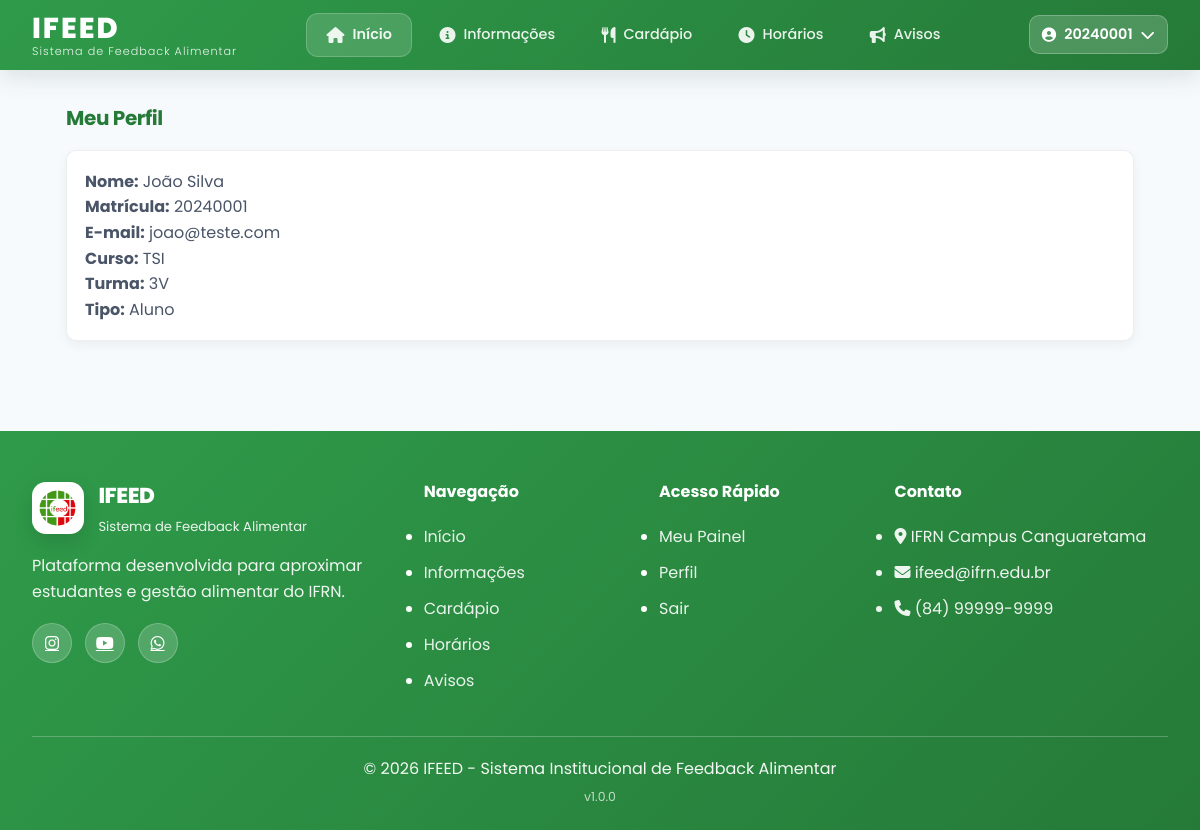
Page /perfil/ (signed in) on the committed database.
### core/models.py (models this page shows, shortened)
class Usuario(AbstractUser):
    TIPO_CHOICES = [
        ('ALUNO', 'Aluno'),
        ('ADMIN', 'Administrador'),
    ]
    matricula = models.CharField('Matrícula', max_length=20, primary_key=True)
    nome_completo = models.CharField('Nome Completo', max_length=150)
    curso = models.CharField('Curso', max_length=100)
    turma = models.CharField('Turma', max_length=50)
    tipo_usuario = models.CharField('Tipo de Usuário', max_length=10, choices=TIPO_CHOICES, default='ALUNO')
    groups = models.ManyToManyField(
        'auth.Group',
        blank=True,
        related_name='usuario_set_custom'
    )
    user_permissions = models.ManyToManyField(
        'auth.Permission',
        blank=True,
        related_name='usuario_permissions_set_custom'
    )
    USERNAME_FIELD = 'matricula'
    REQUIRED_FIELDS = ['nome_completo', 'email']
    class Meta:
        verbose_name = 'Usuário'
        verbose_name_plural = 'Usuários'
        ordering = ['nome_completo']
    @property
    def is_admin_ifeed(self):
        return self.tipo_usuario == 'ADMIN' or self.is_staff or self.is_superuser

### core/views.py (the view)
# urls.py: path('perfil/', views.perfil_view, name='perfil'),
@login_required
def perfil_view(request):
    return render(request, 'perfil.html')

### templates/perfil.html (shortened to what this page needs)
{% extends 'base.html' %}
{% load static %}
{% block extra_css %}
    <link rel="stylesheet" href="{% static 'estilos/aluno.css' %}">
{% endblock %}
{% block content %}
<main class="aluno-main">
    <section class="recent-reviews">
        <h2>Meu Perfil</h2>
        <article class="review-card">
            <p><strong>Nome:</strong> {{ user.nome_completo }}</p>
            <p><strong>Matrícula:</strong> {{ user.matricula }}</p>
            <p><strong>E-mail:</strong> {{ user.email }}</p>
            <p><strong>Curso:</strong> {{ user.curso }}</p>
            <p><strong>Turma:</strong> {{ user.turma }}</p>
            <p><strong>Tipo:</strong> {{ user.get_tipo_usuario_display }}</p>
        </article>
    </section>
</main>
{% endblock %}

### templates/base.html (shortened to what this page needs)
{% load static %}
<!DOCTYPE html>
<html lang="pt-br">
<head>
    <link rel="stylesheet" href="{% static 'estilos/base.css' %}">
    {% block extra_css %}{% endblock %}
    <link rel="stylesheet" href="https://cdnjs.cloudflare.com/ajax/libs/font-awesome/6.5.0/css/all.min.css">
</head>
<body>
    <header class="header">
        <div class="header-container">
            <div class="logo">
                <a href="{% url 'index' %}">
                    <div class="logo-text">
                        <span class="logo-title">IFEED</span>
                        <span class="logo-subtitle">Sistema de Feedback Alimentar</span>
                    </div>
                </a>
            </div>
            <nav class="nav-menu" aria-label="Navegação principal">
                <ul class="nav-list">
                    <li class="nav-item">
                        <a href="{% url 'index' %}" class="nav-link {% if request.path == '/' %}active{% endif %}">
                            <i class="fas fa-home"></i>
                            <span>Início</span>
                        </a>
                    </li>
                    <li class="nav-item">
                        <a href="{% url 'index' %}#informacoes" class="nav-link">
                            <i class="fas fa-info-circle"></i>
                            <span>Informações</span>
                        </a>
                    </li>
                    <li class="nav-item">
                        <a href="{% url 'index' %}#cardapio-semana" class="nav-link">
                            <i class="fas fa-utensils"></i>
                            <span>Cardápio</span>
                        </a>
                    </li>
                    <li class="nav-item">
                        <a href="{% url 'horarios' %}" class="nav-link {% if request.path == '/horarios/' %}active{% endif %}">
                            <i class="fas fa-clock"></i>
                            <span>Horários</span>
                        </a>
                    </li>
                    <li class="nav-item">
                        <a href="{% url 'index' %}#avisos" class="nav-link">
                            <i class="fas fa-bullhorn"></i>
                            <span>Avisos</span>
                        </a>
                    </li>
                </ul>
            </nav>
            <div class="header-actions">
                {% if user.is_authenticated %}
                    <div class="user-menu">
                        <button class="user-avatar" id="userMenuBtn">
                            <i class="fas fa-user-circle"></i>
                            <span class="user-name">{{ user.username }}</span>
                            <i class="fas fa-chevron-down"></i>
                        </button>
                    </div>
                {% endif %}
            </div>
        </div>
    </header>
    <div class="main-content">
    {% block content %}
    {% endblock %}
</div>
    <footer class="footer">
        <div class="footer-container">
            <div class="footer-grid">
                <div class="footer-column">
                    <div class="footer-logo">
                        <img src="{% static 'img/logomenorsf.png' %}" alt="IFEED">
                        <div>
                            <h3>IFEED</h3>
                            <p>Sistema de Feedback Alimentar</p>
                        </div>
                    </div>
                    <p class="footer-description">
                        Plataforma desenvolvida para aproximar estudantes e gestão alimentar do IFRN.
                    </p>
                    <div class="footer-social">
                        <a href="#"><i class="fab fa-instagram"></i></a>
                        <a href="#"><i class="fab fa-youtube"></i></a>
                        <a href="#"><i class="fab fa-whatsapp"></i></a>
                    </div>
                </div>
                <div class="footer-column">
                    <h4>Navegação</h4>
                    <ul>
                        <li><a href="{% url 'index' %}">Início</a></li>
                        <li><a href="{% url 'index' %}#informacoes">Informações</a></li>
                        <li><a href="{% url 'index' %}#cardapio-semana">Cardápio</a></li>
                        <li><a href="{% url 'horarios' %}">Horários</a></li>
                        <li><a href="{% url 'index' %}#avisos">Avisos</a></li>
                    </ul>
                </div>
                <div class="footer-column">
                    <h4>Acesso Rápido</h4>
                    <ul>
                        {% if user.is_authenticated %}
                            <li><a href="{% url 'aluno' %}">Meu Painel</a></li>
                            <li><a href="{% url 'perfil' %}">Perfil</a></li>
                            <li><a href="{% url 'logout' %}">Sair</a></li>
                        {% else %}
                            <li><a href="{% url 'login' %}">Entrar</a></li>
                            <li><a href="{% url 'cadastro' %}">Cadastrar</a></li>
                        {% endif %}
                    </ul>
                </div>
                <div class="footer-column">
                    <h4>Contato</h4>
                    <ul class="contact-list">
                        <li><i class="fas fa-map-marker-alt"></i> IFRN Campus Canguaretama</li>
                        <li><i class="fas fa-envelope"></i> ifeed@ifrn.edu.br</li>
                        <li><i class="fas fa-phone"></i> (84) 99999-9999</li>
                    </ul>
                </div>
            </div>
            <div class="footer-bottom">
                <p>© 2026 IFEED - Sistema Institucional de Feedback Alimentar</p>
                <p class="footer-version">v1.0.0</p>
            </div>
        </div>
    </footer>
</body>
</html>

### static/estilos/aluno.css (style rules this page uses)
:root { --green: #2f9b4a; --green-dark: #257a38; --muted: #f5f7f8; --card-bg: #ffffff; --text: #24303a; --muted-text: #6b7780; --border: rgba(34, 62, 46, 0.08); }
.aluno-main { max-width: 1100px; margin: 30px auto; padding: 0 16px 60px; }
.today-meals h2, .recent-reviews h2 { color: var(--green-dark); margin-bottom: 16px; font-size: 1.25rem; }
.recent-reviews { margin-top: 32px; }
.review-card { background: var(--card-bg); padding: 18px; border-radius: 10px; box-shadow: 0 4px 12px rgba(0, 0, 0, 0.05); border: 1px solid var(--border); }

### rows in the picture
Usuario: username "20240001", nome_completo "João Silva", matricula "20240001", email "joao@teste.com", curso "TSI", turma "3V", tipo_usuario "Aluno"
